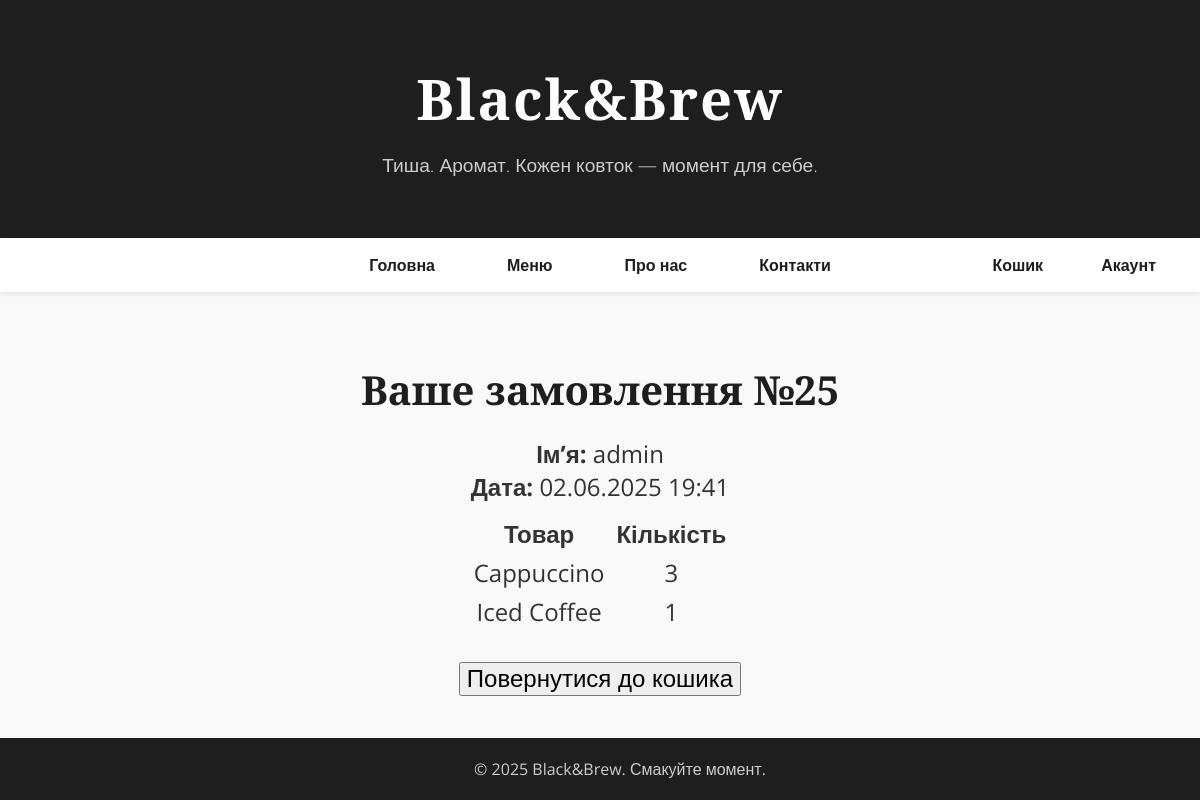
The page /cart/order/25/ (signed in) on the database its author committed.
### cart/models.py (models this page shows, shortened)
class Order(models.Model):
    name = models.CharField(max_length=150)
    user = models.ForeignKey(
        settings.AUTH_USER_MODEL,
        null=True,
        blank=True,
        on_delete=models.SET_NULL
    )
    session_key = models.CharField(max_length=40, null=True, blank=True)
    is_completed = models.BooleanField(default=False)
    created_at = models.DateTimeField(auto_now_add=True)

class OrderItem(models.Model):
    product = models.ForeignKey(Product, on_delete=models.CASCADE)
    quantity = models.PositiveIntegerField(default=1)
    order = models.ForeignKey(Order, on_delete=models.CASCADE)

class Product(models.Model):
    name = models.CharField(max_length=100)
    price = models.DecimalField(max_digits=6, decimal_places=2)

### cart/views.py (the view)
# urls.py: path('order/<int:order_id>/', views.order_detail, name='order_detail'),
def order_detail(request, order_id):
    order = get_object_or_404(Order, id=order_id)
    if order.user:
        if request.user != order.user and not request.user.is_staff:
            return redirect('cart:detail')
    else:
        session_key = _get_session_key(request)
        if order.session_key != session_key:
            return redirect('cart:detail')
    return render(request, 'cart/order_detail.html', {'order': order})

### templates/cart/order_detail.html
{% extends 'cart/base.html' %}
{% block content %}
  <h2>Ваше замовлення №{{ order.id }}</h2>
  <p><strong>Ім’я:</strong> {{ order.name }}</p>
  <p><strong>Дата:</strong> {{ order.created_at|date:"d.m.Y H:i" }}</p>
  <table>
    <thead>
      <tr>
        <th>Товар</th>
        <th>Кількість</th>
      </tr>
    </thead>
    <tbody>
      {% for item in order.orderitem_set.all %}
        <tr>
          <td>{{ item.product.name }}</td>
          <td>{{ item.quantity }}</td>
        </tr>
      {% endfor %}
    </tbody>
  </table>
  <div class="cart-back-btn">
    <form action="{% url 'cart:detail' %}" method="get">
      <button type="submit">Повернутися до кошика</button>
    </form>
  </div>
{% endblock %}

### templates/cart/base.html (style rules this page uses)
body { font-family: 'Open Sans', sans-serif; margin:0; padding:0; background:#f9f9f9; color:#333; }
h2 { font-family:'Playfair Display', serif; font-size:2.5em; margin-bottom:20px; color:#1e1e1e; }
table { font-size:1.5em; margin:10px auto; }
table th, table td { padding: 2px 5px; }
button { margin:10px auto; font-size:1.5em; margin:0px auto; }
p { font-size:1.5em; margin:0px auto; }
.cart-back-btn { margin-top: 30px; }

### rows shown on the page
Order: id "25", name "admin", created_at "02.06.2025 19:41"
OrderItem: product.name "Cappuccino", quantity "3"
OrderItem: product.name "Iced Coffee", quantity "1"
